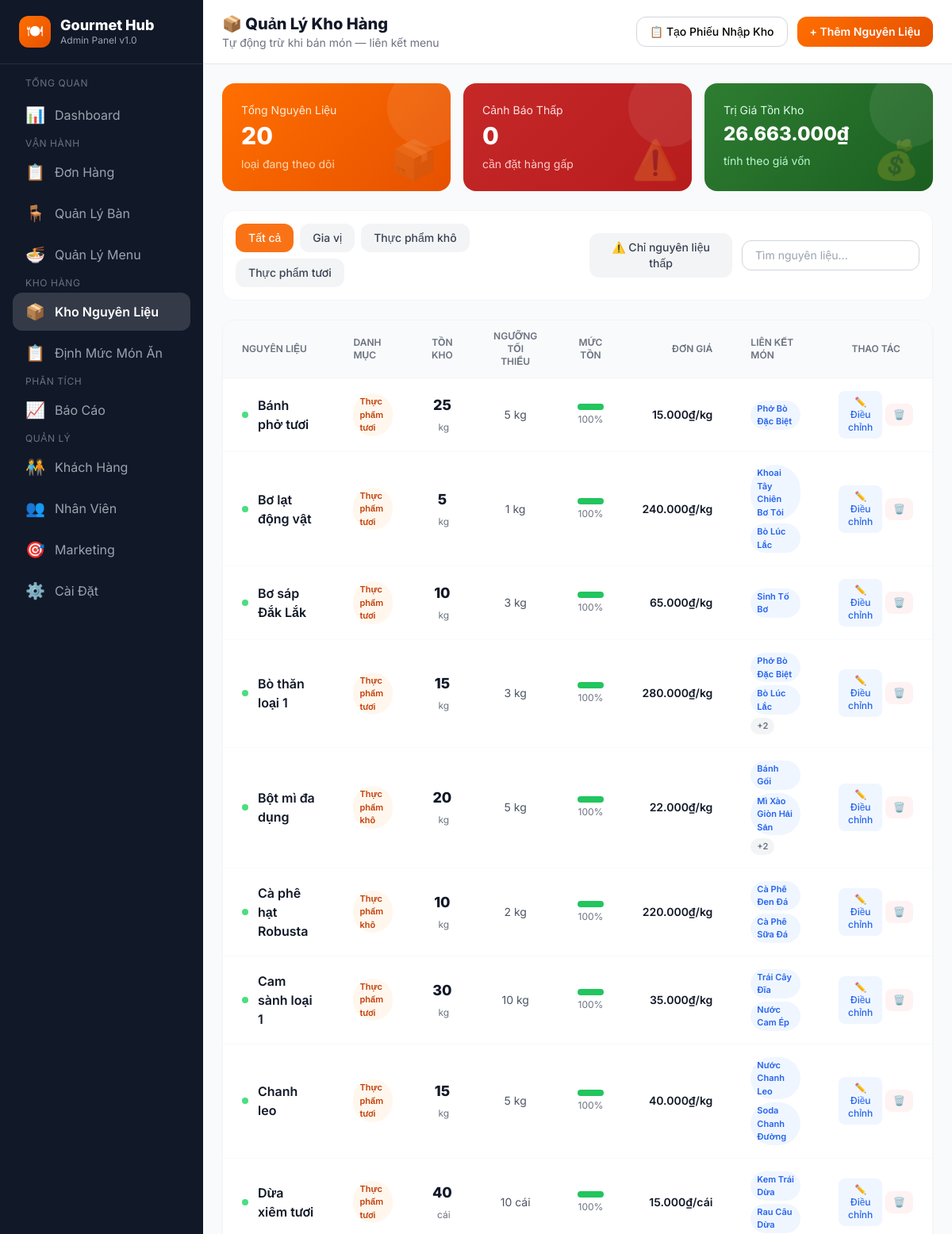
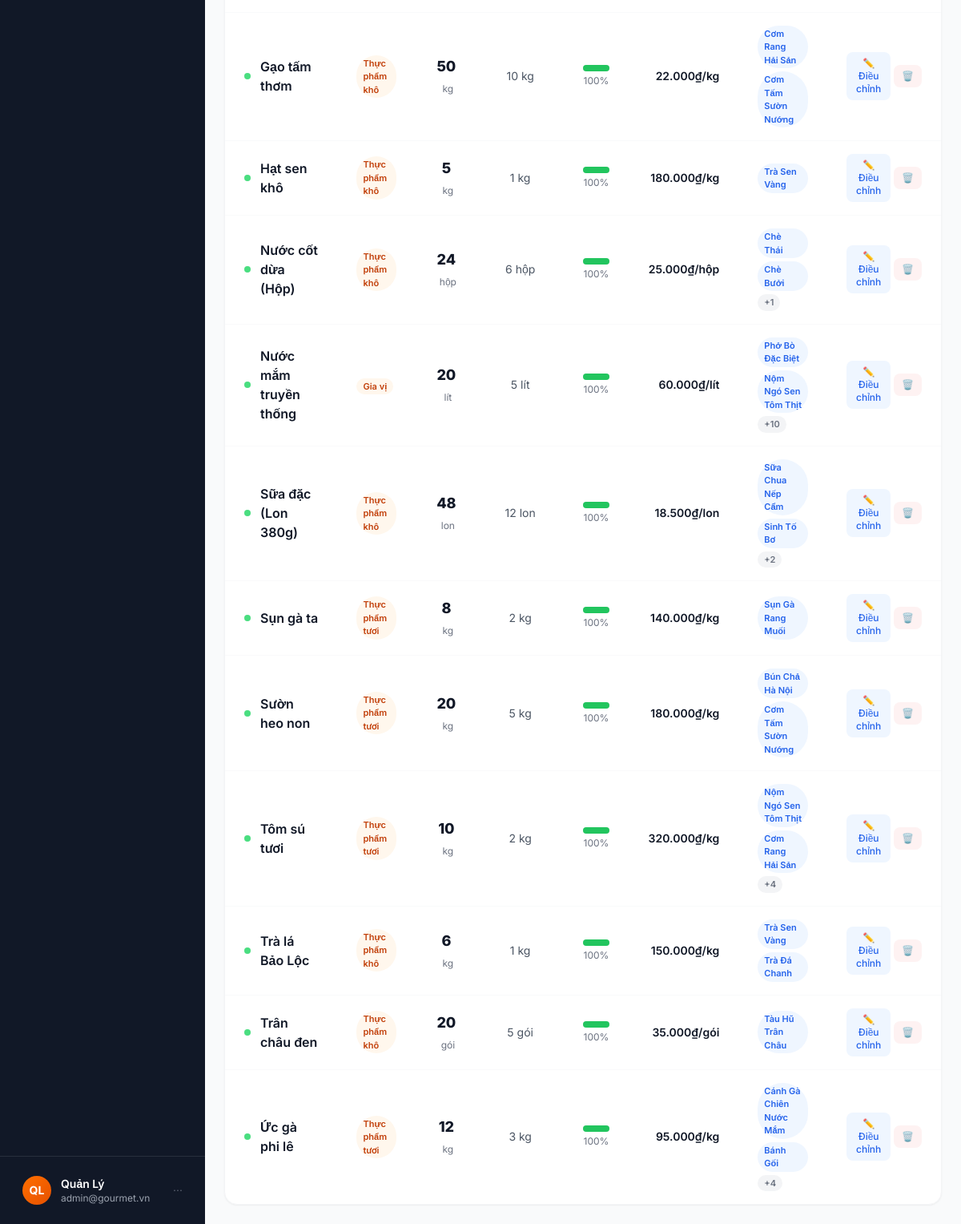
Screenshot of /view/inventory.php with the database file from the repository (2 pictures, top to bottom).
### tables this page shows
CREATE TABLE `danh_muc` (
  `id` int(11) NOT NULL,
  `ten_danh_muc` varchar(100) NOT NULL,
  `loai_danh_muc` enum('thuc_don','kho_hang') DEFAULT NULL
);

CREATE TABLE `kho_nguyen_lieu` (
  `id` int(11) NOT NULL,
  `ten_nguyen_lieu` varchar(100) NOT NULL,
  `don_vi_tinh` varchar(20) DEFAULT NULL,
  `so_luong_ton` decimal(10,2) DEFAULT 0.00,
  `nguong_bao_dong` decimal(10,2) DEFAULT 0.00,
  `gia_von_nhap` decimal(10,2) DEFAULT 0.00,
  `ma_danh_muc` int(11) DEFAULT NULL
);

### model/kho.php (called while the page is built, shortened)
<?php
function kho_get_danh_muc(): array {
    $db = connectdb();
    $stmt = $db->query(
        "SELECT id, ten_danh_muc
         FROM danh_muc
         WHERE loai_danh_muc = 'kho_hang'
         ORDER BY ten_danh_muc"
    );
    return $stmt->fetchAll(PDO::FETCH_ASSOC);
}
function kho_get_nguyen_lieu(
    ?int $ma_danh_muc = null,
    string $filter_status = 'all',
    string $search = ''
): array {
    $db  = connectdb();
    $sql = "SELECT k.id, k.ten_nguyen_lieu, k.don_vi_tinh,
                   k.so_luong_ton, k.nguong_bao_dong, k.gia_von_nhap,
                   d.ten_danh_muc,
                   CASE WHEN k.so_luong_ton <= k.nguong_bao_dong THEN 'low' ELSE 'ok' END AS trang_thai
            FROM kho_nguyen_lieu k
            LEFT JOIN danh_muc d ON d.id = k.ma_danh_muc
            WHERE 1=1";
    $params = [];
    $sql .= " ORDER BY trang_thai DESC, k.ten_nguyen_lieu";
    $stmt = $db->prepare($sql);
    $stmt->execute($params);
    $rows = $stmt->fetchAll(PDO::FETCH_ASSOC);
    foreach ($rows as &$row) {
        $s = $db->prepare(
            "SELECT m.ten_mon
             FROM cong_thuc_mon_an c
             JOIN mon_an m ON m.ma_mon_an = c.ma_mon_an
             WHERE c.ma_nguyen_lieu = :id"
        );
        $s->execute([':id' => $row['id']]);
        $row['mon_lien_ket'] = $s->fetchAll(PDO::FETCH_COLUMN);
    }
    return $rows;
}
function kho_count_total(): int {
    $db = connectdb();
    return (int) $db->query("SELECT COUNT(*) FROM kho_nguyen_lieu")->fetchColumn();
}
function kho_count_low(): int {
    $db = connectdb();
    return (int) $db->query(
        "SELECT COUNT(*) FROM kho_nguyen_lieu WHERE so_luong_ton <= nguong_bao_dong"
    )->fetchColumn();
}
function kho_tri_gia_ton(): float {
    $db = connectdb();
    return (float) $db->query(
        "SELECT COALESCE(SUM(so_luong_ton * gia_von_nhap), 0) FROM kho_nguyen_lieu"
    )->fetchColumn();
}

### view/inventory.php (the view, shortened to what this page needs)
<?php
require_once __DIR__ . '/../model/kho.php';
function fmtVND($n) { return number_format($n, 0, '.', '.') . '₫'; }
$dm_list   = kho_get_danh_muc();
$total     = kho_count_total();
$low_count = kho_count_low();
$tri_gia   = kho_tri_gia_ton();
$inventory = kho_get_nguyen_lieu();
$ajax_url  = 'index.php?act=inventory';
?>
<?php include '_head.php'; ?>
<body class="bg-gray-50" x-data="{
    filterCat: 'all',
    filterStatus: 'all',
    search: '',
    showAdjust: false,
    showAdd: false,
    showPO: false,
    selectedItem: null,
    form: { id:0, ten:'', dv:'kg', sl:0, ng:0, gv:0, dm:'', loai:'dieu_chinh', delta:0, ly_do:'', ghi_chu:'' },
    po: { ma_ncc: '', ghi_chu: '', rows: [] },
    addPORow() {
        this.po.rows.push({ ma_nguyen_lieu: '', ten: '', so_luong: 1, don_gia: 0 });
    },
    removePORow(i) { this.po.rows.splice(i, 1); },
    poTotal() {
        return this.po.rows.reduce((s, r) => s + (parseFloat(r.so_luong)||0) * (parseFloat(r.don_gia)||0), 0)
                   .toLocaleString('vi-VN') + '₫';
    },
    openAdjust(item) {
        this.selectedItem = item;
        this.form.id  = item.id;
        this.form.loai = 'dieu_chinh';
        this.form.delta = 0;
        this.form.ly_do = '';
        this.form.ghi_chu = '';
        this.showAdjust = true;
    },
    openAdd() {
        this.form = { id:0, ten:'', dv:'kg', sl:0, ng:0, gv:0, dm:'', loai:'dieu_chinh', delta:0, ly_do:'', ghi_chu:'' };
        this.showAdd = true;
    },
    async saveAdjust() {
        const fd = new FormData();
        fd.append('action','dieu_chinh');
        fd.append('id', this.form.id);
        fd.append('loai', this.form.loai);
        fd.append('sl', this.form.delta);
        fd.append('ly_do', this.form.ly_do);
        fd.append('ghi_chu', this.form.ghi_chu);
        const r = await fetch('<?= $ajax_url ?>', {method:'POST', body:fd});
        const d = await r.json();
        if(d.ok){ location.reload(); } else { alert('Lỗi lưu dữ liệu!'); }
    },
    async saveAdd() {
        const fd = new FormData();
        fd.append('action','them_nguyen_lieu');
        fd.append('ten', this.form.ten);
        fd.append('dv',  this.form.dv);
        fd.append('sl',  this.form.sl);
        fd.append('ng',  this.form.ng);
        fd.append('gv',  this.form.gv);
        fd.append('dm',  this.form.dm);
        const r = await fetch('<?= $ajax_url ?>', {method:'POST', body:fd});
        const d = await r.json();
        if(d.ok){ location.reload(); } else { alert('Lỗi thêm nguyên liệu!'); }
    },
    async deleteItem(id) {
        if(!confirm('Xoá nguyên liệu này?')) return;
        const fd = new FormData();
        fd.append('action','xoa');
        fd.append('id', id);
        const r = await fetch('<?= $ajax_url ?>', {method:'POST', body:fd});
        const d = await r.json();
        if(d.ok){ location.reload(); } else { alert('Không thể xoá!'); }
    },
    async savePO() {
        if(this.po.rows.length === 0){ alert('Thêm ít nhất 1 dòng nguyên liệu!'); return; }
        const items = this.po.rows.map(r => ({
            ma_nguyen_lieu: parseInt(r.ma_nguyen_lieu),
            so_luong: parseFloat(r.so_luong),
            don_gia: parseFloat(r.don_gia)
        }));
        const fd = new FormData();
        fd.append('action','nhap_kho');
        fd.append('ma_ncc', this.po.ma_ncc);
        fd.append('ghi_chu', this.po.ghi_chu);
        fd.append('items', JSON.stringify(items));
        const r = await fetch('<?= $ajax_url ?>', {method:'POST', body:fd});
        const d = await r.json();
        if(d.ok){ location.reload(); } else { alert('Lỗi tạo phiếu nhập: ' + (d.msg||'')); }
    }
}">
<?php include '_sidebar.php'; ?>
<main class="ml-64 min-h-screen">
    <header class="sticky top-0 z-40 bg-white border-b border-gray-200 px-6 py-4 flex items-center justify-between">
        <div>
            <h1 class="text-xl font-extrabold text-gray-900">📦 Quản Lý Kho Hàng</h1>
            <p class="text-sm text-gray-500">Tự động trừ khi bán món — liên kết menu</p>
        </div>
        <div class="flex gap-3">
            <button @click="showPO=true; po={ma_ncc:'',ghi_chu:'',rows:[]}"
                    class="px-4 py-2 border border-gray-300 rounded-xl text-sm font-medium hover:bg-gray-50 flex items-center gap-2">
                📋 Tạo Phiếu Nhập Kho
            </button>
            <button @click="openAdd()"
                    class="px-4 py-2 gradient-primary text-white rounded-xl text-sm font-semibold hover:opacity-90 transition">
                + Thêm Nguyên Liệu
            </button>
        </div>
    </header>
    <div class="p-6 space-y-6 fade-up">
        <div class="grid grid-cols-2 lg:grid-cols-3 gap-4">
            <div class="kpi-card gradient-primary">
                <p class="text-orange-100 text-sm">Tổng Nguyên Liệu</p>
                <p class="text-3xl font-extrabold mt-1"><?= $total ?></p>
                <p class="text-orange-200 text-sm mt-2">loại đang theo dõi</p>
                <div class="text-5xl absolute right-4 bottom-4 opacity-20">📦</div>
            </div>
            <div class="kpi-card" style="background:linear-gradient(135deg,#C62828,#B71C1C)">
                <p class="text-red-100 text-sm">Cảnh Báo Thấp</p>
                <p class="text-3xl font-extrabold mt-1"><?= $low_count ?></p>
                <p class="text-red-200 text-sm mt-2">cần đặt hàng gấp</p>
                <div class="text-5xl absolute right-4 bottom-4 opacity-20">⚠️</div>
            </div>
            <div class="kpi-card gradient-green">
                <p class="text-green-100 text-sm">Trị Giá Tồn Kho</p>
                <p class="text-2xl font-extrabold mt-1"><?= fmtVND($tri_gia) ?></p>
                <p class="text-green-200 text-sm mt-2">tính theo giá vốn</p>
                <div class="text-5xl absolute right-4 bottom-4 opacity-20">💰</div>
            </div>
        </div>
        <div class="bg-white rounded-2xl border border-gray-100 p-4 flex flex-col md:flex-row gap-4 items-center">
            <div class="flex gap-2 flex-wrap">
                <button @click="filterCat='all'"
                        :class="filterCat==='all' ? 'bg-orange-500 text-white' : 'bg-gray-100 text-gray-700'"
                        class="px-4 py-2 rounded-xl text-sm font-medium transition">Tất cả</button>
                <?php foreach ($dm_list as $dm): ?>
                <button @click="filterCat='<?= $dm['ten_danh_muc'] ?>'"
                        :class="filterCat==='<?= $dm['ten_danh_muc'] ?>' ? 'bg-orange-500 text-white' : 'bg-gray-100 text-gray-700 hover:bg-gray-200'"
                        class="px-4 py-2 rounded-xl text-sm font-medium transition"><?= htmlspecialchars($dm['ten_danh_muc']) ?></button>
                <?php endforeach; ?>
            </div>
            <div class="ml-auto flex items-center gap-3">
                <button @click="filterStatus = filterStatus==='low'?'all':'low'"
                        :class="filterStatus==='low' ? 'bg-red-500 text-white' : 'bg-gray-100 text-gray-700'"
                        class="px-4 py-2 rounded-xl text-sm font-medium transition">⚠️ Chỉ nguyên liệu thấp</button>
                <input type="text" x-model="search" placeholder="Tìm nguyên liệu..."
                       class="px-4 py-2 border border-gray-300 rounded-xl text-sm focus:outline-none focus:ring-2 focus:ring-orange-400 w-56">
            </div>
        </div>
        <div class="bg-white rounded-2xl border border-gray-100 overflow-hidden shadow-sm">
            <table class="w-full">
                <thead class="bg-gray-50 border-b border-gray-100">
                    <tr>
                        <th class="px-6 py-3 text-left text-xs font-semibold text-gray-500 uppercase">Nguyên Liệu</th>
                        <th class="px-6 py-3 text-left text-xs font-semibold text-gray-500 uppercase">Danh Mục</th>
                        <th class="px-6 py-3 text-center text-xs font-semibold text-gray-500 uppercase">Tồn Kho</th>
                        <th class="px-6 py-3 text-center text-xs font-semibold text-gray-500 uppercase">Ngưỡng Tối Thiểu</th>
                        <th class="px-6 py-3 text-center text-xs font-semibold text-gray-500 uppercase">Mức Tồn</th>
                        <th class="px-6 py-3 text-right text-xs font-semibold text-gray-500 uppercase">Đơn Giá</th>
                        <th class="px-6 py-3 text-left text-xs font-semibold text-gray-500 uppercase">Liên Kết Món</th>
                        <th class="px-6 py-3 text-center text-xs font-semibold text-gray-500 uppercase">Thao Tác</th>
                    </tr>
                </thead>
                <tbody class="divide-y divide-gray-50">
                    <?php foreach ($inventory as $row):
                        $pct = $row['nguong_bao_dong'] > 0
                            ? min(100, round($row['so_luong_ton'] / $row['nguong_bao_dong'] * 100))
                            : 100;
                        $barColor = $pct < 50 ? 'bg-red-500' : ($pct < 80 ? 'bg-yellow-400' : 'bg-green-500');
                        $cat      = htmlspecialchars($row['ten_danh_muc'] ?? '');
                        $status   = $row['trang_thai'];
                        $linked   = $row['mon_lien_ket'];
                        $itemJson = htmlspecialchars(json_encode([
                            'id'  => $row['id'],
                            'ten' => $row['ten_nguyen_lieu'],
                            'dv'  => $row['don_vi_tinh'],
                        ]), ENT_QUOTES);
                    ?>
                    <tr class="hover:bg-gray-50 transition"
                        x-show="
                            (filterCat==='all' || filterCat==='<?= $cat ?>') &&
                            (filterStatus==='all' || filterStatus==='<?= $status ?>') &&
                            (search==='' || '<?= addslashes($row['ten_nguyen_lieu']) ?>'.toLowerCase().includes(search.toLowerCase()))
                        ">
                        <td class="px-6 py-4">
                            <div class="flex items-center gap-3">
                                <?php if ($status === 'low'): ?>
                                <span class="w-2 h-2 rounded-full bg-red-500 flex-shrink-0 animate-pulse"></span>
                                <?php else: ?>
                                <span class="w-2 h-2 rounded-full bg-green-400 flex-shrink-0"></span>
                                <?php endif; ?>
                                <span class="font-semibold text-gray-900"><?= htmlspecialchars($row['ten_nguyen_lieu']) ?></span>
                            </div>
                        </td>
                        <td class="px-6 py-4">
                            <span class="badge bg-orange-50 text-orange-700"><?= $cat ?: '—' ?></span>
                        </td>
                        <td class="px-6 py-4 text-center">
                            <span class="font-extrabold <?= $status === 'low' ? 'text-red-600' : 'text-gray-900' ?> text-lg">
                                <?= (float)$row['so_luong_ton'] + 0 ?>
                            </span>
                            <span class="text-gray-500 text-xs ml-1"><?= htmlspecialchars($row['don_vi_tinh']) ?></span>
                        </td>
                        <td class="px-6 py-4 text-center text-gray-600 text-sm">
                            <?= (float)$row['nguong_bao_dong'] + 0 ?> <?= htmlspecialchars($row['don_vi_tinh']) ?>
                        </td>
                        <td class="px-6 py-4">
                            <div class="flex flex-col gap-1 items-center">
                                <div class="w-full max-w-24 bg-gray-100 rounded-full h-2">
                                    <div class="<?= $barColor ?> h-2 rounded-full" style="width:<?= $pct ?>%"></div>
                                </div>
                                <span class="text-xs text-gray-500"><?= $pct ?>%</span>
                            </div>
                        </td>
                        <td class="px-6 py-4 text-right font-semibold text-gray-900 text-sm">
                            <?= fmtVND($row['gia_von_nhap']) ?>/<?= htmlspecialchars($row['don_vi_tinh']) ?>
                        </td>
                        <td class="px-6 py-4">
                            <div class="flex flex-wrap gap-1 max-w-48">
                                <?php foreach (array_slice($linked, 0, 2) as $m): ?>
                                <span class="badge bg-blue-50 text-blue-600"><?= htmlspecialchars($m) ?></span>
                                <?php endforeach; ?>
                                <?php if (count($linked) > 2): ?>
                                <span class="badge bg-gray-100 text-gray-500">+<?= count($linked) - 2 ?></span>
                                <?php endif; ?>
                            </div>
                        </td>
                        <td class="px-6 py-4 text-center">
                            <div class="flex items-center justify-center gap-1">
                                <button @click="openAdjust(<?= $itemJson ?>)"
                                        class="px-2.5 py-1.5 bg-blue-50 text-blue-600 rounded-lg text-xs font-medium hover:bg-blue-100 transition">
                                    ✏️ Điều chỉnh
                                </button>
                                <button @click="deleteItem(<?= $row['id'] ?>)"
                                        class="px-2.5 py-1.5 bg-red-50 text-red-600 rounded-lg text-xs font-medium hover:bg-red-100 transition">
                                    🗑️
                                </button>
                            </div>
                        </td>
                    </tr>
                    <?php endforeach; ?>
                </tbody>
            </table>
        </div>
    </div>
</main>
</body>
</html>

### rows the page displays
danh_muc: ten_danh_muc "Gia vị"
danh_muc: ten_danh_muc "Thực phẩm khô"
danh_muc: ten_danh_muc "Thực phẩm tươi"
kho_nguyen_lieu: ten_nguyen_lieu "Bánh phở tươi", ma_danh_muc.ten_danh_muc "Thực phẩm tươi", (float)$row['so_luong_ton'] + 0 "25", don_vi_tinh "kg", (float)$row['nguong_bao_dong'] + 0 "5", pct "100", gia_von_nhap "15.000₫", m "Phở Bò Đặc Biệt"
kho_nguyen_lieu: ten_nguyen_lieu "Bơ lạt động vật", ma_danh_muc.ten_danh_muc "Thực phẩm tươi", (float)$row['so_luong_ton'] + 0 "5", don_vi_tinh "kg", (float)$row['nguong_bao_dong'] + 0 "1", pct "100", gia_von_nhap "240.000₫", m "Khoai Tây Chiên Bơ Tỏi", m "Bò Lúc Lắc"
kho_nguyen_lieu: ten_nguyen_lieu "Bơ sáp Đắk Lắk", ma_danh_muc.ten_danh_muc "Thực phẩm tươi", (float)$row['so_luong_ton'] + 0 "10", don_vi_tinh "kg", (float)$row['nguong_bao_dong'] + 0 "3", pct "100", gia_von_nhap "65.000₫", m "Sinh Tố Bơ"
kho_nguyen_lieu: ten_nguyen_lieu "Bò thăn loại 1", ma_danh_muc.ten_danh_muc "Thực phẩm tươi", (float)$row['so_luong_ton'] + 0 "15", don_vi_tinh "kg", (float)$row['nguong_bao_dong'] + 0 "3", pct "100", gia_von_nhap "280.000₫", m "Phở Bò Đặc Biệt", m "Bò Lúc Lắc", count($linked) - 2 "2"
kho_nguyen_lieu: ten_nguyen_lieu "Bột mì đa dụng", ma_danh_muc.ten_danh_muc "Thực phẩm khô", (float)$row['so_luong_ton'] + 0 "20", don_vi_tinh "kg", (float)$row['nguong_bao_dong'] + 0 "5", pct "100", gia_von_nhap "22.000₫", m "Bánh Gối", m "Mì Xào Giòn Hải Sản", count($linked) - 2 "2"
kho_nguyen_lieu: ten_nguyen_lieu "Cà phê hạt Robusta", ma_danh_muc.ten_danh_muc "Thực phẩm khô", (float)$row['so_luong_ton'] + 0 "10", don_vi_tinh "kg", (float)$row['nguong_bao_dong'] + 0 "2", pct "100", gia_von_nhap "220.000₫", m "Cà Phê Đen Đá", m "Cà Phê Sữa Đá"
kho_nguyen_lieu: ten_nguyen_lieu "Cam sành loại 1", ma_danh_muc.ten_danh_muc "Thực phẩm tươi", (float)$row['so_luong_ton'] + 0 "30", don_vi_tinh "kg", (float)$row['nguong_bao_dong'] + 0 "10", pct "100", gia_von_nhap "35.000₫", m "Trái Cây Đĩa", m "Nước Cam Ép"
kho_nguyen_lieu: ten_nguyen_lieu "Chanh leo", ma_danh_muc.ten_danh_muc "Thực phẩm tươi", (float)$row['so_luong_ton'] + 0 "15", don_vi_tinh "kg", (float)$row['nguong_bao_dong'] + 0 "5", pct "100", gia_von_nhap "40.000₫", m "Nước Chanh Leo", m "Soda Chanh Đường"
kho_nguyen_lieu: ten_nguyen_lieu "Dừa xiêm tươi", ma_danh_muc.ten_danh_muc "Thực phẩm tươi", (float)$row['so_luong_ton'] + 0 "40", don_vi_tinh "cái", (float)$row['nguong_bao_dong'] + 0 "10", pct "100", gia_von_nhap "15.000₫", m "Kem Trái Dừa", m "Rau Câu Dừa"
kho_nguyen_lieu: ten_nguyen_lieu "Gạo tấm thơm", ma_danh_muc.ten_danh_muc "Thực phẩm khô", (float)$row['so_luong_ton'] + 0 "50", don_vi_tinh "kg", (float)$row['nguong_bao_dong'] + 0 "10", pct "100", gia_von_nhap "22.000₫", m "Cơm Rang Hải Sản", m "Cơm Tấm Sườn Nướng"
kho_nguyen_lieu: ten_nguyen_lieu "Hạt sen khô", ma_danh_muc.ten_danh_muc "Thực phẩm khô", (float)$row['so_luong_ton'] + 0 "5", don_vi_tinh "kg", (float)$row['nguong_bao_dong'] + 0 "1", pct "100", gia_von_nhap "180.000₫", m "Trà Sen Vàng"
kho_nguyen_lieu: ten_nguyen_lieu "Nước cốt dừa (Hộp)", ma_danh_muc.ten_danh_muc "Thực phẩm khô", (float)$row['so_luong_ton'] + 0 "24", don_vi_tinh "hộp", (float)$row['nguong_bao_dong'] + 0 "6", pct "100", gia_von_nhap "25.000₫", m "Chè Thái", m "Chè Bưởi", count($linked) - 2 "1"
kho_nguyen_lieu: ten_nguyen_lieu "Nước mắm truyền thống", ma_danh_muc.ten_danh_muc "Gia vị", (float)$row['so_luong_ton'] + 0 "20", don_vi_tinh "lít", (float)$row['nguong_bao_dong'] + 0 "5", pct "100", gia_von_nhap "60.000₫", m "Phở Bò Đặc Biệt", m "Nộm Ngó Sen Tôm Thịt", count($linked) - 2 "10"
kho_nguyen_lieu: ten_nguyen_lieu "Sữa đặc (Lon 380g)", ma_danh_muc.ten_danh_muc "Thực phẩm khô", (float)$row['so_luong_ton'] + 0 "48", don_vi_tinh "lon", (float)$row['nguong_bao_dong'] + 0 "12", pct "100", gia_von_nhap "18.500₫", m "Sữa Chua Nếp Cẩm", m "Sinh Tố Bơ", count($linked) - 2 "2"
kho_nguyen_lieu: ten_nguyen_lieu "Sụn gà ta", ma_danh_muc.ten_danh_muc "Thực phẩm tươi", (float)$row['so_luong_ton'] + 0 "8", don_vi_tinh "kg", (float)$row['nguong_bao_dong'] + 0 "2", pct "100", gia_von_nhap "140.000₫", m "Sụn Gà Rang Muối"
kho_nguyen_lieu: ten_nguyen_lieu "Sườn heo non", ma_danh_muc.ten_danh_muc "Thực phẩm tươi", (float)$row['so_luong_ton'] + 0 "20", don_vi_tinh "kg", (float)$row['nguong_bao_dong'] + 0 "5", pct "100", gia_von_nhap "180.000₫", m "Bún Chả Hà Nội", m "Cơm Tấm Sườn Nướng"
kho_nguyen_lieu: ten_nguyen_lieu "Tôm sú tươi", ma_danh_muc.ten_danh_muc "Thực phẩm tươi", (float)$row['so_luong_ton'] + 0 "10", don_vi_tinh "kg", (float)$row['nguong_bao_dong'] + 0 "2", pct "100", gia_von_nhap "320.000₫", m "Nộm Ngó Sen Tôm Thịt", m "Cơm Rang Hải Sản", count($linked) - 2 "4"
kho_nguyen_lieu: ten_nguyen_lieu "Trà lá Bảo Lộc", ma_danh_muc.ten_danh_muc "Thực phẩm khô", (float)$row['so_luong_ton'] + 0 "6", don_vi_tinh "kg", (float)$row['nguong_bao_dong'] + 0 "1", pct "100", gia_von_nhap "150.000₫", m "Trà Sen Vàng", m "Trà Đá Chanh"
kho_nguyen_lieu: ten_nguyen_lieu "Trân châu đen", ma_danh_muc.ten_danh_muc "Thực phẩm khô", (float)$row['so_luong_ton'] + 0 "20", don_vi_tinh "gói", (float)$row['nguong_bao_dong'] + 0 "5", pct "100", gia_von_nhap "35.000₫", m "Tàu Hũ Trân Châu"
kho_nguyen_lieu: ten_nguyen_lieu "Ức gà phi lê", ma_danh_muc.ten_danh_muc "Thực phẩm tươi", (float)$row['so_luong_ton'] + 0 "12", don_vi_tinh "kg", (float)$row['nguong_bao_dong'] + 0 "3", pct "100", gia_von_nhap "95.000₫", m "Cánh Gà Chiên Nước Mắm", m "Bánh Gối", count($linked) - 2 "4"

### other values shown
$total "20"
$low_count "0"
fmtVND($tri_gia) "26.663.000₫"
